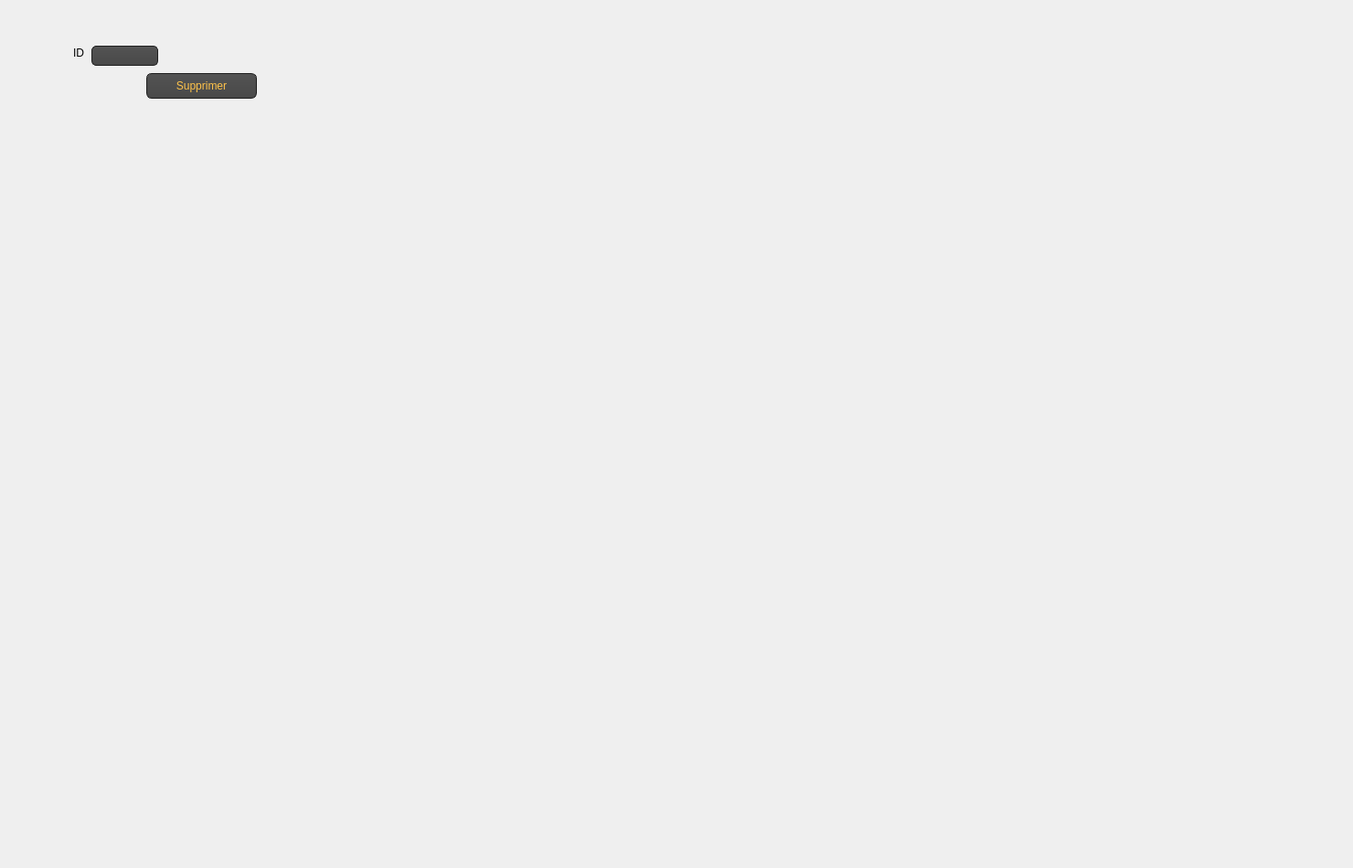
   <widget class="QWidget" name="tab_4">
    <attribute name="title">
     <string>supprimer</string>
    </attribute>
    <widget class="QLabel" name="label_6">
     <property name="geometry">
      <rect>
       <x>80</x>
       <y>50</y>
       <width>56</width>
       <height>16</height>
      </rect>
     </property>
     <property name="styleSheet">
      <string notr="true">font: 75 10pt &quot;MS Shell Dlg 2&quot;;</string>
     </property>
     <property name="text">
      <string>ID</string>
     </property>
    </widget>
    <widget class="QPushButton" name="Supprimer">
     <property name="geometry">
      <rect>
       <x>160</x>
       <y>80</y>
       <width>121</width>
       <height>28</height>
      </rect>
     </property>
     <property name="styleSheet">
      <string notr="true">QPushButton
{
    color: #ffc34a;
    background-color: QLinearGradient( x1: 0, y1: 0, x2: 0, y2: 1, stop: 0 #565656, stop: 0.1 #525252, stop: 0.5 #4e4e4e, stop: 0.9 #4a4a4a, stop: 1 #464646);
    border-width: 1px;
    border-color: #1e1e1e;
    border-style: solid;
    border-radius: 6;
    padding: 3px;
    font-size: 12px;
    padding-left: 5px;
    padding-right: 5px;
}

QPushButton:pressed
{
    background-color: QLinearGradient( x1: 0, y1: 0, x2: 0, y2: 1, stop: 0 #2d2d2d, stop: 0.1 #2b2b2b, stop: 0.5 #292929, stop: 0.9 #282828, stop: 1 #252525);
}</string>
     </property>
     <property name="text">
      <string>Supprimer</string>
     </property>
    </widget>
    <widget class="QComboBox" name="comboBox_5">
     <property name="geometry">
      <rect>
       <x>100</x>
       <y>50</y>
       <width>73</width>
       <height>22</height>
      </rect>
     </property>
     <property name="styleSheet">
      <string notr="true">QComboBox
{
 color: #ffc34a;
    selection-background-color: #ffaa00;
    background-color: QLinearGradient( x1: 0, y1: 0, x2: 0, y2: 1, stop: 0 #565656, stop: 0.1 #525252, stop: 0.5 #4e4e4e, stop: 0.9 #4a4a4a, stop: 1 #464646);
    border-style: solid;
    border: 1px solid #1e1e1e;
    border-radius: 5;
}

QComboBox:hover,QPushButton:hover
{
    border: 2px solid QLinearGradient( x1: 0, y1: 0, x2: 0, y2: 1, stop: 0 #ffa02f, stop: 1 #d7801a);
}


QComboBox:on
{
    padding-top: 3px;
    padding-left: 4px;
    background-color: QLinearGradient( x1: 0, y1: 0, x2: 0, y2: 1, stop: 0 #2d2d2d, stop: 0.1 #2b2b2b, stop: 0.5 #292929, stop: 0.9 #282828, stop: 1 #252525);
    selection-background-color: #ffaa00;
}

QComboBox QAbstractItemView
{
    border: 2px solid darkgray;
    selection-background-color: QLinearGradient( x1: 0, y1: 0, x2: 0, y2: 1, stop: 0 #ffa02f, stop: 1 #d7801a);
}

QComboBox::drop-down
{
     subcontrol-origin: padding;
     subcontrol-position: top right;
     width: 15px;

     border-left-width: 0px;
     border-left-color: darkgray;
     border-left-style: solid; /* just a single line */
     border-top-right-radius: 3px; /* same radius as the QComboBox */
     border-bottom-right-radius: 3px;
 }

QComboBox::down-arrow
{
     image: url(:/down_arrow.png);
}</string>
     </property>
     <item>
      <property name="text">
       <string/>
      </property>
     </item>
    </widget>
    <widget class="QLabel" name="label_8">
     <property name="geometry">
      <rect>
       <x>0</x>
       <y>0</y>
       <width>1471</width>
       <height>941</height>
      </rect>
     </property>
     <property name="styleSheet">
      <string notr="true"/>
     </property>
     <property name="text">
      <string/>
     </property>
     <property name="pixmap">
      <pixmap>../labo2/PHOTO.png</pixmap>
     </property>
    </widget>
    <widget class="QLabel" name="label_27">
     <property name="geometry">
      <rect>
       <x>-60</x>
       <y>-25</y>
       <width>1221</width>
       <height>731</height>
      </rect>
     </property>
     <property name="text">
      <string/>
     </property>
     <property name="pixmap">
      <pixmap>../wallpaperflare.com_wallpaper (1) (1).png</pixmap>
     </property>
    </widget>
    <zorder>label_27</zorder>
    <zorder>label_8</zorder>
    <zorder>label_6</zorder>
    <zorder>Supprimer</zorder>
    <zorder>comboBox_5</zorder>
   </widget>
